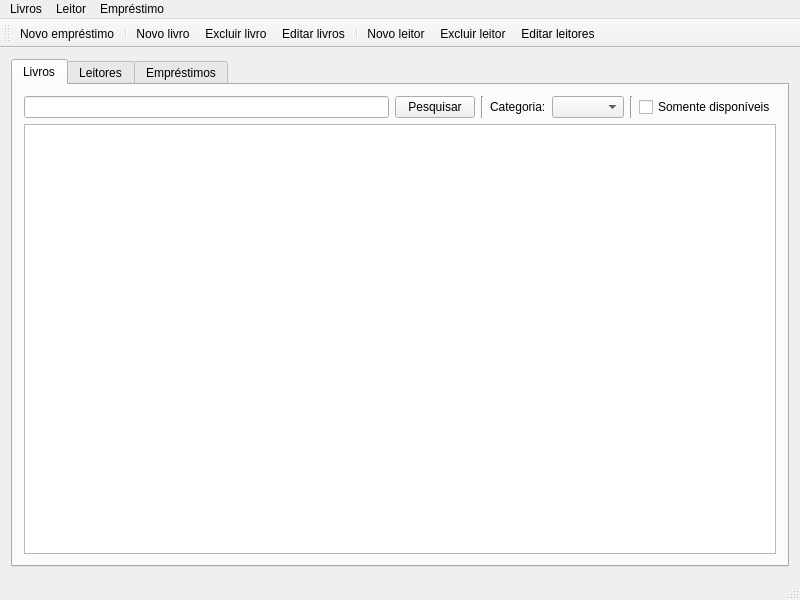
<?xml version="1.0" encoding="UTF-8"?>
<ui version="4.0">
 <class>MainWindow</class>
 <widget class="QMainWindow" name="MainWindow">
  <property name="geometry">
   <rect>
    <x>0</x>
    <y>0</y>
    <width>800</width>
    <height>600</height>
   </rect>
  </property>
  <property name="windowTitle">
   <string>MainWindow</string>
  </property>
  <widget class="QWidget" name="centralWidget">
   <layout class="QVBoxLayout" name="verticalLayout">
    <item>
     <widget class="QTabWidget" name="tabWidget">
      <property name="autoFillBackground">
       <bool>false</bool>
      </property>
      <property name="currentIndex">
       <number>0</number>
      </property>
      <widget class="QWidget" name="booksTab">
       <attribute name="title">
        <string>Livros</string>
       </attribute>
       <layout class="QVBoxLayout" name="verticalLayout_2">
        <item>
         <layout class="QHBoxLayout" name="horizontalLayout">
          <item>
           <widget class="QLineEdit" name="searchBookEdit"/>
          </item>
          <item>
           <widget class="QPushButton" name="searchButton">
            <property name="text">
             <string>Pesquisar</string>
            </property>
           </widget>
          </item>
          <item>
           <widget class="Line" name="line">
            <property name="orientation">
             <enum>Qt::Vertical</enum>
            </property>
           </widget>
          </item>
          <item>
           <widget class="QLabel" name="categoryLabel">
            <property name="text">
             <string>Categoria:</string>
            </property>
            <property name="buddy">
             <cstring>categoryBox</cstring>
            </property>
           </widget>
          </item>
          <item>
           <widget class="QComboBox" name="categoryBox"/>
          </item>
          <item>
           <widget class="Line" name="line_2">
            <property name="orientation">
             <enum>Qt::Vertical</enum>
            </property>
           </widget>
          </item>
          <item>
           <widget class="QCheckBox" name="availableOnlyBox">
            <property name="text">
             <string>Somente disponíveis</string>
            </property>
           </widget>
          </item>
         </layout>
        </item>
        <item>
         <widget class="QTableView" name="booksView"/>
        </item>
       </layout>
      </widget>
      <widget class="QWidget" name="readersTab">
       <attribute name="title">
        <string>Leitores</string>
       </attribute>
       <layout class="QVBoxLayout" name="verticalLayout_3">
        <item>
         <widget class="QTableView" name="readersView"/>
        </item>
       </layout>
      </widget>
      <widget class="QWidget" name="borrowingsTab">
       <attribute name="title">
        <string>Empréstimos</string>
       </attribute>
       <layout class="QVBoxLayout" name="verticalLayout_4">
        <item>
         <widget class="QTableView" name="borrowingsView"/>
        </item>
       </layout>
      </widget>
     </widget>
    </item>
   </layout>
  </widget>
  <widget class="QMenuBar" name="menuBar">
   <property name="geometry">
    <rect>
     <x>0</x>
     <y>0</y>
     <width>800</width>
     <height>25</height>
    </rect>
   </property>
   <widget class="QMenu" name="menuLivros">
    <property name="title">
     <string>Livros</string>
    </property>
    <addaction name="actionNewBook"/>
    <addaction name="actionEditBooks"/>
    <addaction name="actionRemoveBook"/>
   </widget>
   <widget class="QMenu" name="menuLeitor">
    <property name="title">
     <string>Leitor</string>
    </property>
    <addaction name="actionNewReader"/>
    <addaction name="actionEditReaders"/>
    <addaction name="actionRemoveReader"/>
   </widget>
   <widget class="QMenu" name="menuEmpr_stimo">
    <property name="title">
     <string>Empréstimo</string>
    </property>
    <addaction name="actionNewBorrowing"/>
   </widget>
   <addaction name="menuLivros"/>
   <addaction name="menuLeitor"/>
   <addaction name="menuEmpr_stimo"/>
  </widget>
  <widget class="QToolBar" name="mainToolBar">
   <property name="iconSize">
    <size>
     <width>48</width>
     <height>48</height>
    </size>
   </property>
   <attribute name="toolBarArea">
    <enum>TopToolBarArea</enum>
   </attribute>
   <attribute name="toolBarBreak">
    <bool>false</bool>
   </attribute>
   <addaction name="actionNewBorrowing"/>
   <addaction name="separator"/>
   <addaction name="actionNewBook"/>
   <addaction name="actionRemoveBook"/>
   <addaction name="actionEditBooks"/>
   <addaction name="separator"/>
   <addaction name="actionNewReader"/>
   <addaction name="actionRemoveReader"/>
   <addaction name="actionEditReaders"/>
  </widget>
  <widget class="QStatusBar" name="statusBar"/>
  <action name="actionNewBook">
   <property name="icon">
    <iconset resource="Icons.qrc">
     <normaloff>:/icons/icons/document-new.png</normaloff>:/icons/icons/document-new.png</iconset>
   </property>
   <property name="text">
    <string>Novo livro</string>
   </property>
  </action>
  <action name="actionEditBooks">
   <property name="icon">
    <iconset resource="Icons.qrc">
     <normaloff>:/icons/icons/document-preview.png</normaloff>:/icons/icons/document-preview.png</iconset>
   </property>
   <property name="text">
    <string>Editar livros</string>
   </property>
   <property name="toolTip">
    <string>Editar livros...</string>
   </property>
  </action>
  <action name="actionNewReader">
   <property name="icon">
    <iconset resource="Icons.qrc">
     <normaloff>:/icons/icons/list-add-user.png</normaloff>:/icons/icons/list-add-user.png</iconset>
   </property>
   <property name="text">
    <string>Novo leitor</string>
   </property>
  </action>
  <action name="actionEditReaders">
   <property name="icon">
    <iconset resource="Icons.qrc">
     <normaloff>:/icons/icons/user-group-properties.png</normaloff>:/icons/icons/user-group-properties.png</iconset>
   </property>
   <property name="text">
    <string>Editar leitores</string>
   </property>
   <property name="toolTip">
    <string>Editar leitores...</string>
   </property>
  </action>
  <action name="actionNewBorrowing">
   <property name="icon">
    <iconset resource="Icons.qrc">
     <normaloff>:/icons/icons/document-open-recent.png</normaloff>:/icons/icons/document-open-recent.png</iconset>
   </property>
   <property name="text">
    <string>Novo empréstimo</string>
   </property>
  </action>
  <action name="actionRemoveBook">
   <property name="icon">
    <iconset resource="Icons.qrc">
     <normaloff>:/icons/icons/document-close.png</normaloff>:/icons/icons/document-close.png</iconset>
   </property>
   <property name="text">
    <string>Excluir livro</string>
   </property>
  </action>
  <action name="actionRemoveReader">
   <property name="icon">
    <iconset resource="Icons.qrc">
     <normaloff>:/icons/icons/list-remove-user.png</normaloff>:/icons/icons/list-remove-user.png</iconset>
   </property>
   <property name="text">
    <string>Excluir leitor</string>
   </property>
  </action>
 </widget>
 <layoutdefault spacing="6" margin="11"/>
 <resources>
  <include location="Icons.qrc"/>
 </resources>
 <connections/>
</ui>
